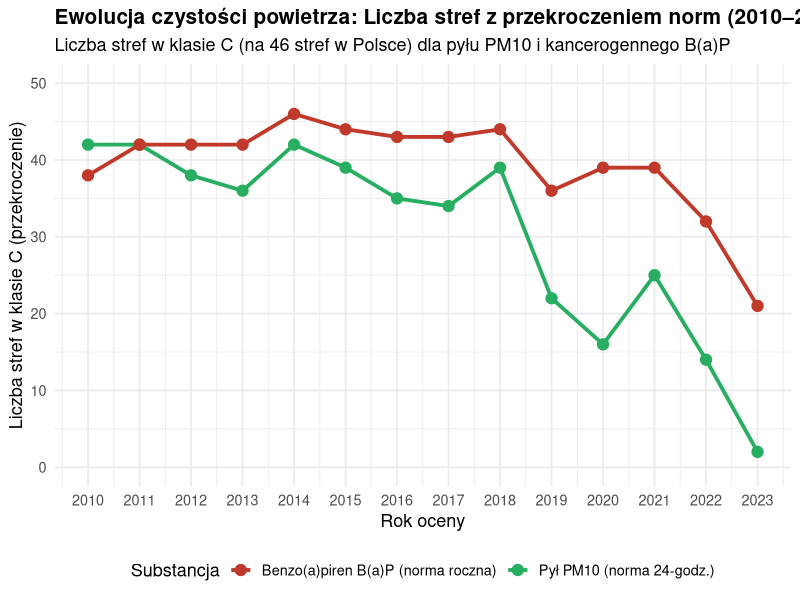

Write the R code that produced this figure.
library(dplyr)
library(ggplot2)

df_trend_strefy <- tibble(
  rok = 2010:2023,
  strefy_C_pm10 = c(42, 42, 38, 36, 42, 39, 35, 34, 39, 22, 16, 25, 14, 2),
  strefy_C_bap  = c(38, 42, 42, 42, 46, 44, 43, 43, 44, 36, 39, 39, 32, 21)
) %>%
  tidyr::pivot_longer(cols = -rok, names_to = "zanieczyszczenie", values_to = "liczba_stref_C") %>%
  mutate(zanieczyszczenie = recode(zanieczyszczenie,
                                   "strefy_C_pm10" = "Pył PM10 (norma 24-godz.)",
                                   "strefy_C_bap"  = "Benzo(a)piren B(a)P (norma roczna)"
  ))

ggplot(df_trend_strefy, aes(x = rok, y = liczba_stref_C, color = zanieczyszczenie, group = zanieczyszczenie)) +
  geom_line(linewidth = 1.3) +
  geom_point(size = 3.5) +
  scale_color_manual(values = c("Pył PM10 (norma 24-godz.)" = "#27AE60", "Benzo(a)piren B(a)P (norma roczna)" = "#C0392B")) +
  scale_x_continuous(breaks = 2010:2023) +
  scale_y_continuous(limits = c(0, 50)) +
  labs(
    title = "Ewolucja czystości powietrza: Liczba stref z przekroczeniem norm (2010–2023)",
    subtitle = "Liczba stref w klasie C (na 46 stref w Polsce) dla pyłu PM10 i kancerogennego B(a)P",
    x = "Rok oceny",
    y = "Liczba stref w klasie C (przekroczenie)",
    color = "Substancja"
  ) +
  theme_minimal(base_size = 13) +
  theme(
    plot.title = element_text(face = "bold", size = 15),
    legend.position = "bottom"
  )
